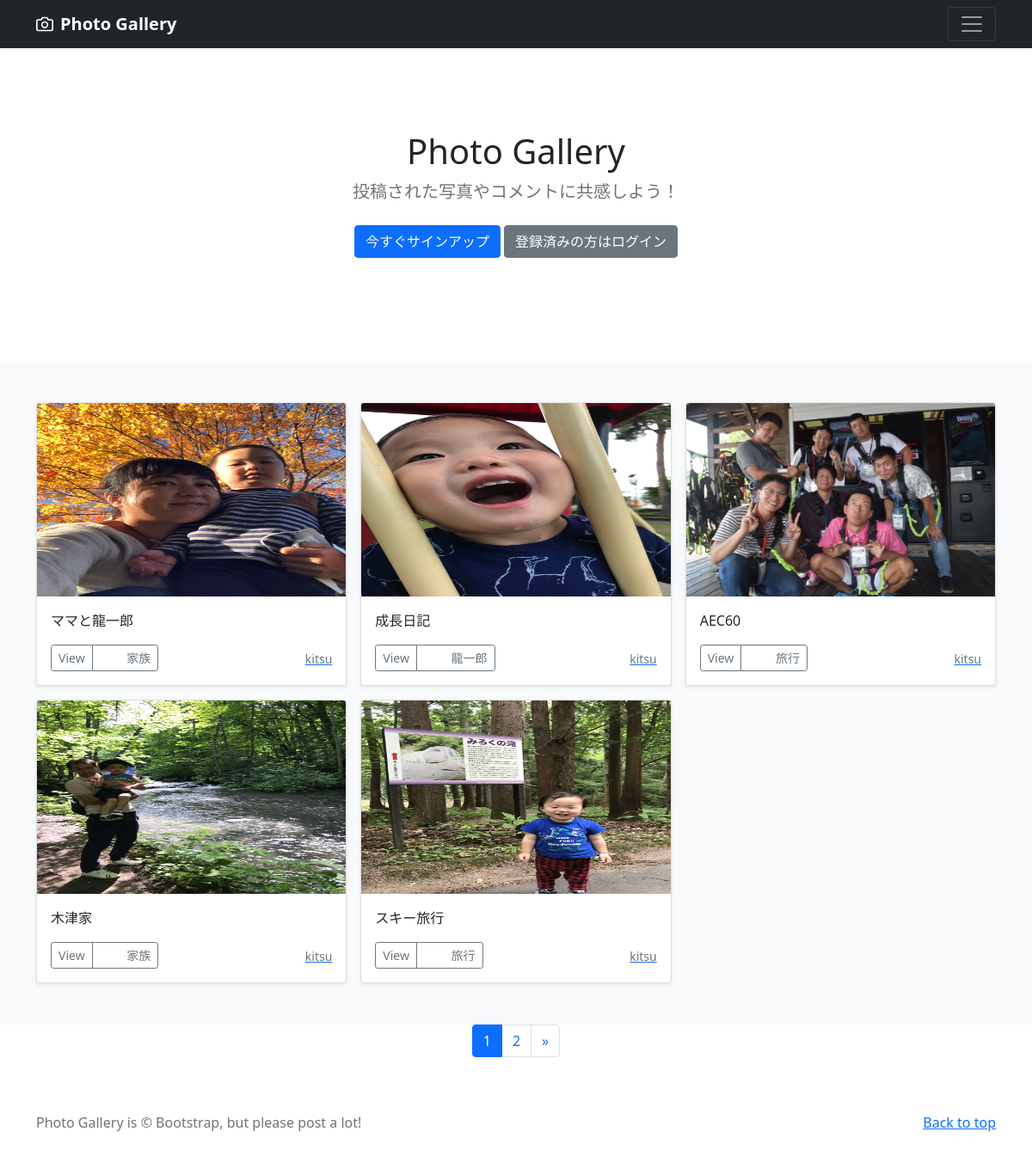
The page / on the database its author committed.
### photo/models.py (models this page shows, shortened)
class PhotoPost(models.Model):
    user = models.ForeignKey(
        CustomUser,
        verbose_name='ユーザー',
        on_delete=models.CASCADE
        )
    category = models.ForeignKey(
        Category,
        verbose_name='カテゴリ',
        on_delete=models.PROTECT
        )
    title = models.CharField(
        verbose_name='タイトル',
        max_length=200
        )
    comment = models.TextField(
        verbose_name = 'コメント',
        )
    image1 = models.ImageField(
        verbose_name = 'イメージ１',
        upload_to = 'photos',
        )
    image2 = models.ImageField(
        verbose_name = 'イメージ２',
        upload_to = 'photos',
        blank=True,
        null=True
        )
    posted_at = models.DateTimeField(
        verbose_name = '投稿日時',
        auto_now_add=True
        )

class Category(models.Model):
    title = models.CharField(
        verbose_name='カテゴリ',
        max_length=20)

### accounts/models.py (models this page shows)
class CustomUser(AbstractUser):
    pass

### photo/views.py (the view)
class IndexView(ListView):
    template_name = 'index.html'
    queryset = PhotoPost.objects.order_by('-posted_at')
    paginate_by = 5

### photo/templates/index.html (shortened to what this page needs)
{% extends 'base.html' %}
  {% block contents %}
  {% include "photos_title.html" %}
  {% include "photos_list.html" %}
  {% include "pagination.html" %}
  {% endblock %}

### photo/templates/photos_list.html (shortened to what this page needs)
  <div class="album py-5 bg-light">
    <div class="container">
      <div class="row row-cols-1 row-cols-sm-2 row-cols-md-3 g-3">
        {% for record in object_list %}
        <div class="col">
          <div class="card shadow-sm">
            <img src="{{ record.image1.url }}"
                 class="bd-placeholder-img card-img-top" width="100%" height="225" xmlns="http://www.w3.org/2000/svg" role="img" aria-label="Placeholder: Thumbnail" preserveAspectRatio="xMidYMid slice" focusable="false">
                 <rect width="100%" height="100%" fill="#55595c"/>
            <div class="card-body">
              <p class="card-text">{{record.title}}</p>
              <div class="d-flex justify-content-between align-items-center">
                <div class="btn-group">
                  <button type="button" class="btn btn-sm btn-outline-secondary"
                    onclick="location.href='{% url 'photo:photo_detail' record.pk %}'">View</button>
                  <button type="button" class="btn btn-sm btn-outline-secondary"
          　　       onclick="location.href='{% url 'photo:photos_cat' category=record.category.id %}'">
          　　       {{record.category.title}}</button>
                </div>
                <a href="{% url 'photo:user_list' user=record.user.id %}"><small class="text-muted">{{record.user.username}}</small>
                </a>
              </div>
            </div>
          </div>
        </div>
        {% endfor %}
      </div>
    </div>
  </div>

### photo/templates/base.html (style rules this page uses)
.bd-placeholder-img { font-size: 1.125rem; text-anchor: middle; -webkit-user-select: none; -moz-user-select: none; user-select: none; }

### rows shown on the page
PhotoPost: image1 (picture), title "ママと龍一郎", category "家族", user.username "kitsu"
PhotoPost: image1 (picture), title "成長日記", category "龍一郎", user.username "kitsu"
PhotoPost: image1 (picture), title "AEC60", category "旅行", user.username "kitsu"
PhotoPost: image1 (picture), title "木津家", category "家族", user.username "kitsu"
PhotoPost: image1 (picture), title "スキー旅行", category "旅行", user.username "kitsu"

### other values the page prints
{{ num }} "1"
{{ num }} "2"
